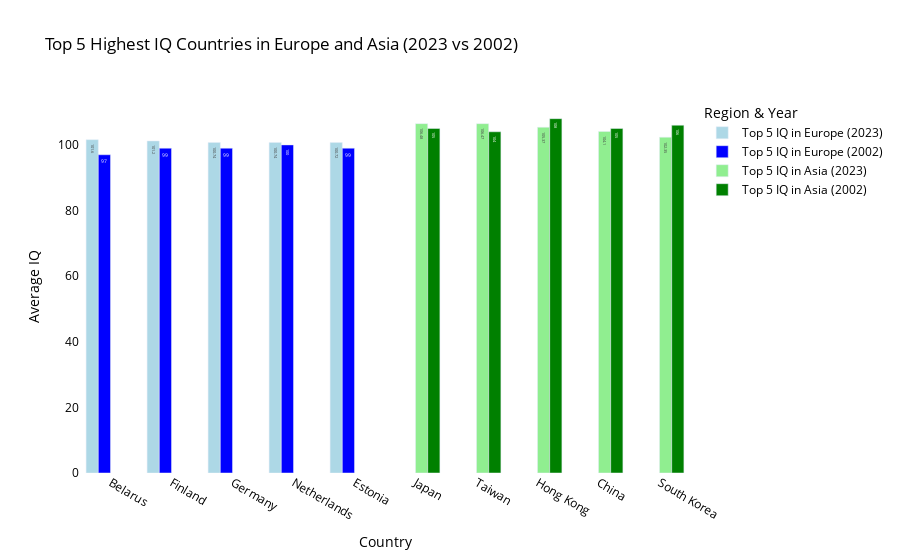

The cell this chart's notebook holds for it:
### Markdown cell above
Top IQ Countries:
Japan (106.48) and Taiwan (106.47) now lead, while Hong Kong and Singapore saw slight declines.
South Korea dropped out of the top 5, replaced by Taiwan.
Lowest IQ Countries:

IQ scores at the lower end have declined significantly.
Sierra Leone and Liberia (45.07) now have the lowest IQs, a sharp drop from 2002’s lowest (62).

### Code cell
# Filter Top-5 for Europe and Asia
df_europe_2023 = df[df['Continent'] == 'Europe'].nlargest(5, AverageIQColName)
df_asia_2023 = df[df['Continent'] == 'Asia'].nlargest(5, AverageIQColName)

# Compare with 2002
df_europe_2002 = df_2002[df_2002[CountryColName].isin(df_europe_2023[CountryColName])]
df_asia_2002 = df_2002[df_2002[CountryColName].isin(df_asia_2023[CountryColName])]

fig = go.Figure()

# Top-5 IQ in Europe (2023)
fig.add_trace(go.Bar(
    x=df_europe_2023[CountryColName],
    y=df_europe_2023[AverageIQColName],
    name='Top 5 IQ in Europe (2023)',
    marker=dict(color='lightblue'),
    text=df_europe_2023[AverageIQColName],  
    hoverinfo='text+y'
))

# Top-5 IQ in Europe (2002)
fig.add_trace(go.Bar(
    x=df_europe_2002[CountryColName],
    y=df_europe_2002[AverageIQColName],
    name='Top 5 IQ in Europe (2002)',
    marker=dict(color='blue'),
    text=df_europe_2002[AverageIQColName],  
    hoverinfo='text+y'
))

# Top-5 in Asia (2023)
fig.add_trace(go.Bar(
    x=df_asia_2023[CountryColName],
    y=df_asia_2023[AverageIQColName],
    name='Top 5 IQ in Asia (2023)',
    marker=dict(color='Lightgreen'),
    text=df_asia_2023[AverageIQColName],  
    hoverinfo='text+y'
))

# Top-5 in Asia (2002)
fig.add_trace(go.Bar(
    x=df_asia_2002[CountryColName],
    y=df_asia_2002[AverageIQColName],
    name='Top 5 IQ in Asia (2002)',
    marker=dict(color='green'),
    text=df_asia_2002[AverageIQColName],  
    hoverinfo='text+y'
))

# Create visualisation
fig.update_layout(
    title="Top 5 Highest IQ Countries in Europe and Asia (2023 vs 2002)",
    xaxis_title="Country",
    yaxis_title="Average IQ",
    barmode='group', 
    plot_bgcolor='white',
    paper_bgcolor='white',
    font=dict(color='black'),
    legend_title="Region & Year"
)

pyo.init_notebook_mode(connected=True)
pyo.iplot(fig)

### Figure 1 — Plotly figure (JSON) as saved in the notebook; plotly's stock layout.template omitted (floating-point values rounded to 4 significant figures)
{"data": [{"hoverinfo": "text+y", "marker": {"color": "lightblue"}, "name": "Top 5 IQ in Europe (2023)", "text": [101.6, 101.2, 100.7, 100.7, 100.7], "type": "bar", "x": ["Belarus", "Finland", "Germany", "Netherlands", "Estonia"], "y": [101.6, 101.2, 100.7, 100.7, 100.7]}, {"hoverinfo": "text+y", "marker": {"color": "blue"}, "name": "Top 5 IQ in Europe (2002)", "text": [100.0, 99.0, 99.0, 99.0, 97.0], "type": "bar", "x": ["Netherlands", "Estonia", "Finland", "Germany", "Belarus"], "y": [100, 99, 99, 99, 97]}, {"hoverinfo": "text+y", "marker": {"color": "Lightgreen"}, "name": "Top 5 IQ in Asia (2023)", "text": [106.5, 106.5, 105.4, 104.1, 102.3], "type": "bar", "x": ["Japan", "Taiwan", "Hong Kong", "China", "South Korea"], "y": [106.5, 106.5, 105.4, 104.1, 102.3]}, {"hoverinfo": "text+y", "marker": {"color": "green"}, "name": "Top 5 IQ in Asia (2002)", "text": [108.0, 106.0, 105.0, 105.0, 104.0], "type": "bar", "x": ["Hong Kong", "South Korea", "Japan", "China", "Taiwan"], "y": [108, 106, 105, 105, 104]}], "layout": {"barmode": "group", "font": {"color": "black"}, "legend": {"title": {"text": "Region & Year"}}, "paper_bgcolor": "white", "plot_bgcolor": "white", "title": {"text": "Top 5 Highest IQ Countries in Europe and Asia (2023 vs 2002)"}, "xaxis": {"title": {"text": "Country"}}, "yaxis": {"title": {"text": "Average IQ"}}}}
